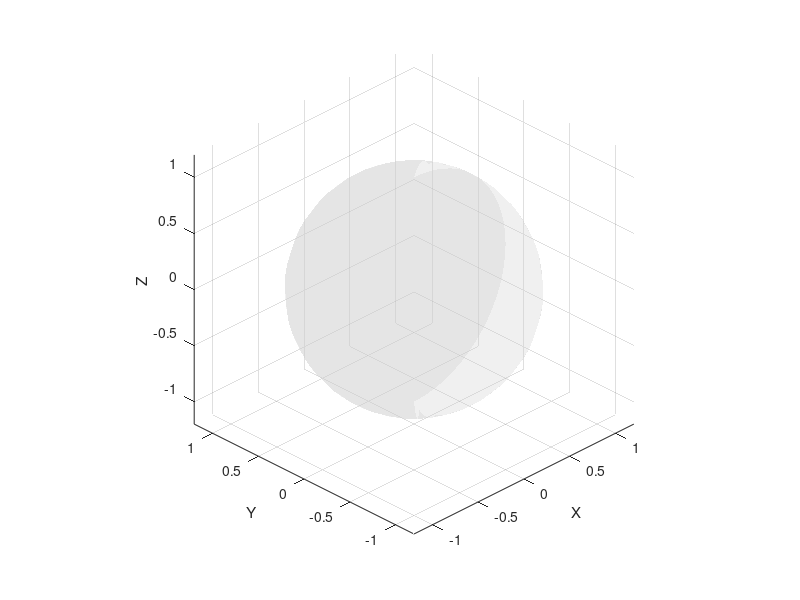

The MATLAB source for this figure:
function plotUnitSphere(alpha_val)
    % Plot a unit sphere for reference
    
    if nargin < 1
        alpha_val = 0.3;  % Default transparency
    end
    
    % Create sphere
    [X, Y, Z] = sphere(30);
    
    % Plot sphere
    surf(X, Y, Z, 'FaceAlpha', alpha_val, 'EdgeAlpha', 0.1, 'FaceColor', [0.8 0.8 0.8]);
    
    % Set axis properties
    axis equal;
    axis([-1.2 1.2 -1.2 1.2 -1.2 1.2]);
    xlabel('X');
    ylabel('Y');
    zlabel('Z');
    grid on;
    
    % Set view angle
    view(-45, 30);
end
